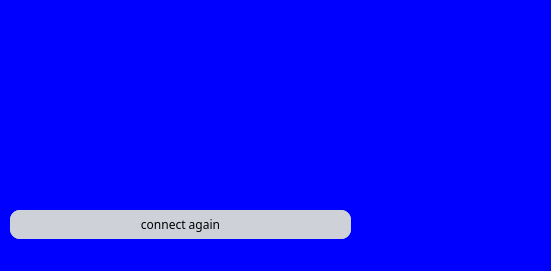
<?xml version="1.0" encoding="UTF-8"?>
<ui version="4.0">
 <class>ShowInfo</class>
 <widget class="QWidget" name="ShowInfo">
  <property name="geometry">
   <rect>
    <x>0</x>
    <y>0</y>
    <width>557</width>
    <height>274</height>
   </rect>
  </property>
  <property name="windowTitle">
   <string>Form</string>
  </property>
  <property name="styleSheet">
   <string notr="true">*{
	background:rgb(255, 255, 255);
	font-family:Century Gothic,sans-serif;
}
QFrame{
background: blue;
}
QFrame{
	border:sold 10px rgba(0,0,0);
	background-image: url(I:/coding/C++project/final_checker/pictureSource/ask2.jpg);
}
QLineEdit{
	color: #8d98a1;
	background-color:#405361;
}
QLineEdit{
	color: #8d98a1;
	background-color:rgb(242,235,217);
	font-size:18px;
	border-style:outset;
	border-radius:10px;
}
QPushButton{
	background:#ced1d8;
	border-style:outset;
	border-radius:10px;
 
}
QPushButton:pressed{
	background-color:#405361;
	border-style:inset;
}
QCheckBox{
	background:rgba(85,170,225,0);
	color:white;
}
QLabel{
	background:rgba(85,170,225,0);
	color:black;
	font-style: italic bold;
	font size:150px;
}

QListView{
	background:rgba(85,170,225,0);
	color:black;
	font-style: italic bold;
	font size:50px;
}
</string>
  </property>
  <widget class="QFrame" name="frame">
   <property name="geometry">
    <rect>
     <x>0</x>
     <y>0</y>
     <width>551</width>
     <height>271</height>
    </rect>
   </property>
   <property name="frameShape">
    <enum>QFrame::StyledPanel</enum>
   </property>
   <property name="frameShadow">
    <enum>QFrame::Raised</enum>
   </property>
   <widget class="QLabel" name="info">
    <property name="geometry">
     <rect>
      <x>30</x>
      <y>30</y>
      <width>501</width>
      <height>41</height>
     </rect>
    </property>
    <property name="font">
     <font>
      <pointsize>15</pointsize>
      <italic>true</italic>
     </font>
    </property>
    <property name="text">
     <string/>
    </property>
    <property name="alignment">
     <set>Qt::AlignCenter</set>
    </property>
   </widget>
   <widget class="QLabel" name="shark">
    <property name="geometry">
     <rect>
      <x>380</x>
      <y>100</y>
      <width>141</width>
      <height>131</height>
     </rect>
    </property>
    <property name="text">
     <string/>
    </property>
   </widget>
   <widget class="QLabel" name="detail">
    <property name="geometry">
     <rect>
      <x>20</x>
      <y>100</y>
      <width>321</width>
      <height>81</height>
     </rect>
    </property>
    <property name="font">
     <font>
      <pointsize>10</pointsize>
      <italic>true</italic>
     </font>
    </property>
    <property name="text">
     <string/>
    </property>
    <property name="alignment">
     <set>Qt::AlignCenter</set>
    </property>
   </widget>
   <widget class="QPushButton" name="OK">
    <property name="geometry">
     <rect>
      <x>10</x>
      <y>210</y>
      <width>341</width>
      <height>29</height>
     </rect>
    </property>
    <property name="text">
     <string>OK</string>
    </property>
   </widget>
   <widget class="QPushButton" name="reConnect">
    <property name="geometry">
     <rect>
      <x>10</x>
      <y>210</y>
      <width>341</width>
      <height>29</height>
     </rect>
    </property>
    <property name="text">
     <string>connect again</string>
    </property>
   </widget>
  </widget>
 </widget>
 <resources/>
 <connections/>
</ui>
